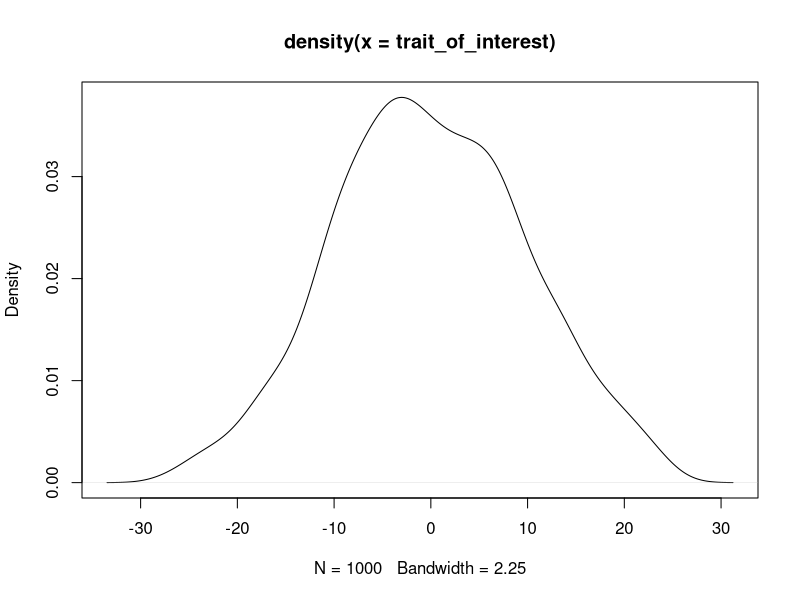
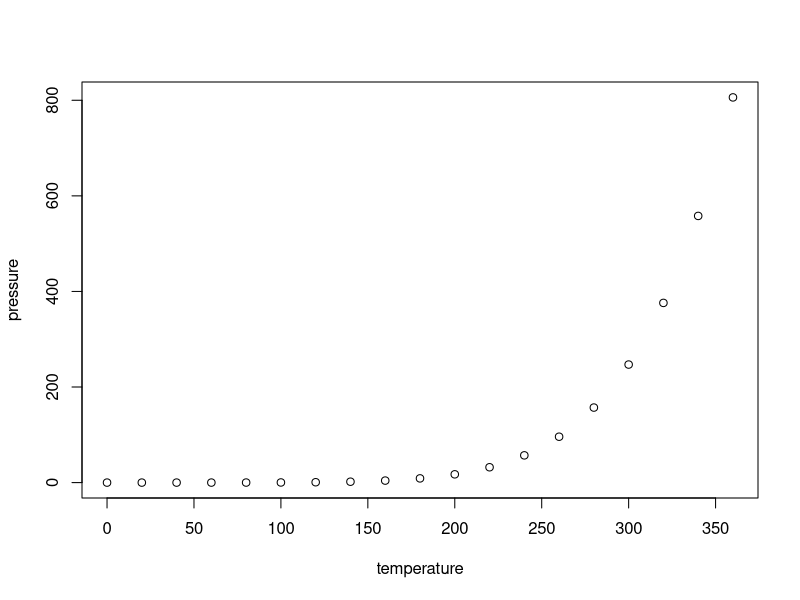

Recreate these plots in R, in order.
## ---- chunk 1
knitr::opts_chunk$set(echo = TRUE)
## ---- chunk 2
rnorm(1000, 0, 10)->trait_of_interest ### change this to be a trait that you're actually interested in, with an appropriate distribution! 

plot(density(trait_of_interest))
min(trait_of_interest)
max(trait_of_interest)

## ---- chunk 3

yes<-sample(1:1000, 250, replace=FALSE, prob = ifelse(trait_of_interest>0, 0.5, 0.5)) #this line isn't working, come back to me so that we can change group membership based on attributes.
predictor_t.test<-(trait_of_interest %in% yes)

cbind.data.frame(trait_of_interest, predictor_t.test)->data

t.test(data)

## ---- chunk 4
plot(pressure)
